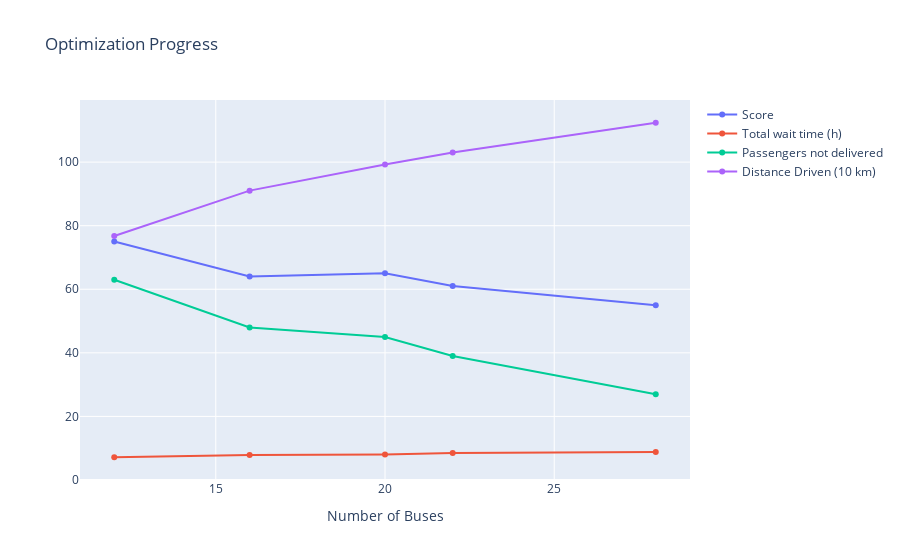

The cell this chart's notebook holds for it:
### Code cell
fig=go.Figure()
fig.add_trace(go.Scatter(x=ss.Buses,y=ss[' Score'],name='Score'))
fig.add_trace(go.Scatter(x=ss.Buses,y=ss[' total_wait'],name='Total wait time (h)'))
fig.add_trace(go.Scatter(x=ss.Buses,y=ss[' passengers_not_arrived'],name='Passengers not delivered'))
fig.add_trace(go.Scatter(x=ss.Buses,y=ss[' total_distance']/10.,name='Distance Driven (10 km)'))
fig.update_layout(title='Optimization Progress',xaxis_title='Number of Buses')

### Figure 1 — Plotly figure (JSON) as saved in the notebook; plotly's stock layout.template omitted (floating-point values rounded to 4 significant figures)
{"data": [{"name": "Score", "type": "scatter", "x": [12, 16, 20, 22, 28], "y": [75, 64, 65, 61, 55]}, {"name": "Total wait time (h)", "type": "scatter", "x": [12, 16, 20, 22, 28], "y": [7.15, 7.85, 8.02, 8.45, 8.8]}, {"name": "Passengers not delivered", "type": "scatter", "x": [12, 16, 20, 22, 28], "y": [63, 48, 45, 39, 27]}, {"name": "Distance Driven (10 km)", "type": "scatter", "x": [12, 16, 20, 22, 28], "y": [76.77, 91.03, 99.26, 103.0, 112.4]}], "layout": {"title": {"text": "Optimization Progress"}, "xaxis": {"title": {"text": "Number of Buses"}}}}
